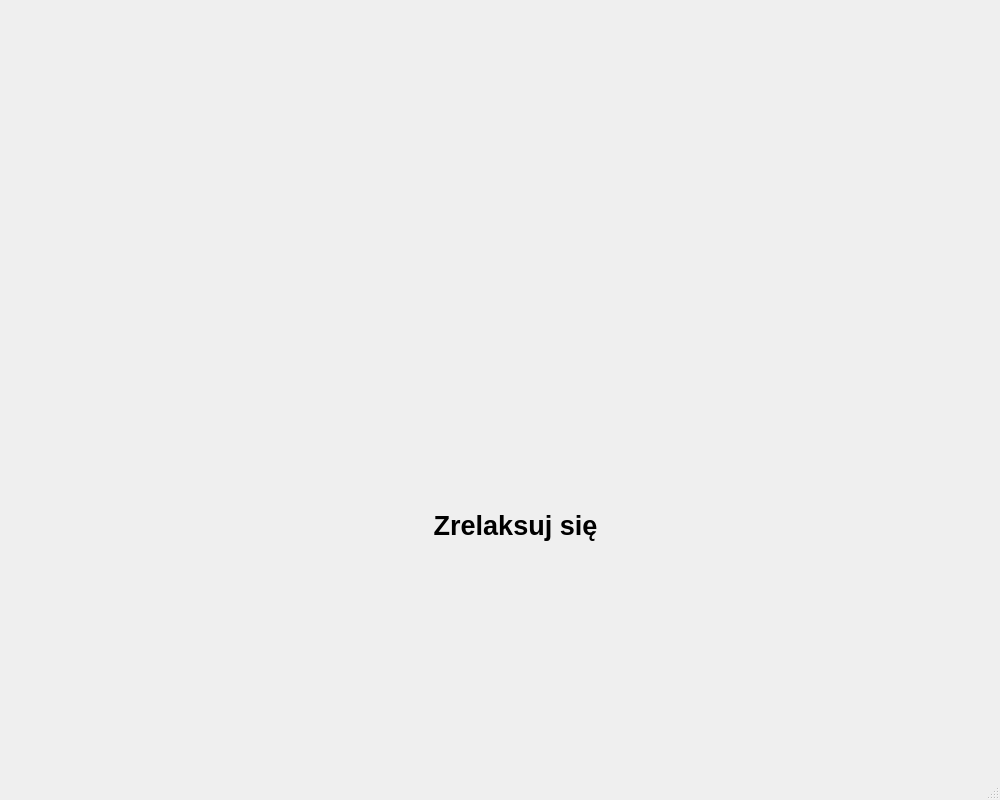
<?xml version="1.0" encoding="UTF-8"?>
<ui version="4.0">
 <class>RelaxWindow2</class>
 <widget class="QMainWindow" name="RelaxWindow2">
  <property name="geometry">
   <rect>
    <x>0</x>
    <y>0</y>
    <width>1000</width>
    <height>800</height>
   </rect>
  </property>
  <property name="windowTitle">
   <string>Badanie - reklamy</string>
  </property>
  <widget class="QWidget" name="centralwidget">
   <widget class="QLabel" name="label_2">
    <property name="geometry">
     <rect>
      <x>340</x>
      <y>500</y>
      <width>351</width>
      <height>51</height>
     </rect>
    </property>
    <property name="font">
     <font>
      <pointsize>20</pointsize>
      <bold>true</bold>
     </font>
    </property>
    <property name="autoFillBackground">
     <bool>true</bool>
    </property>
    <property name="text">
     <string>&lt;html&gt;&lt;head/&gt;&lt;body&gt;&lt;p align=&quot;center&quot;&gt;Zrelaksuj się&lt;/p&gt;&lt;/body&gt;&lt;/html&gt;</string>
    </property>
   </widget>
   <widget class="QLabel" name="label">
    <property name="geometry">
     <rect>
      <x>260</x>
      <y>10</y>
      <width>491</width>
      <height>741</height>
     </rect>
    </property>
    <property name="text">
     <string/>
    </property>
    <property name="pixmap">
     <pixmap>../../../../../../Pictures/118765552_1422230704642248_713059357020601265_n.jpg</pixmap>
    </property>
    <property name="scaledContents">
     <bool>true</bool>
    </property>
   </widget>
   <zorder>label</zorder>
   <zorder>label_2</zorder>
  </widget>
  <widget class="QMenuBar" name="menubar">
   <property name="geometry">
    <rect>
     <x>0</x>
     <y>0</y>
     <width>1000</width>
     <height>22</height>
    </rect>
   </property>
  </widget>
  <widget class="QStatusBar" name="statusbar"/>
 </widget>
 <resources/>
 <connections/>
</ui>
